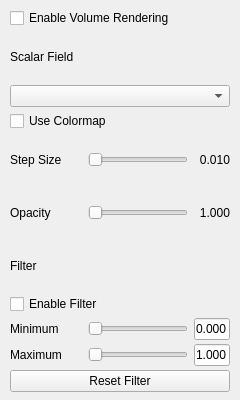
<?xml version="1.0" encoding="UTF-8"?>
<ui version="4.0">
 <class>VolumePage</class>
 <widget class="QWidget" name="VolumePage">
  <property name="geometry">
   <rect>
    <x>0</x>
    <y>0</y>
    <width>240</width>
    <height>400</height>
   </rect>
  </property>
   <layout class="QVBoxLayout" name="verticalLayout">
    <property name="spacing">
     <number>4</number>
    </property>
   <property name="leftMargin">
    <number>10</number>
   </property>
   <property name="topMargin">
    <number>8</number>
   </property>
   <property name="rightMargin">
    <number>10</number>
   </property>
   <property name="bottomMargin">
    <number>8</number>
   </property>
   <item>
    <widget class="QCheckBox" name="showVolumeCb">
     <property name="text">
      <string>Enable Volume Rendering</string>
     </property>
    </widget>
   </item>
   <item>
    <widget class="QWidget" name="optionsGroup" native="true">
      <layout class="QVBoxLayout" name="optionsLayout">
       <property name="spacing">
        <number>4</number>
       </property>
      <property name="leftMargin">
       <number>0</number>
      </property>
      <property name="topMargin">
       <number>0</number>
      </property>
      <property name="rightMargin">
       <number>0</number>
      </property>
      <property name="bottomMargin">
       <number>0</number>
      </property>
      <item>
       <widget class="QLabel" name="volumeFieldHeader">
        <property name="text">
         <string>Scalar Field</string>
        </property>
       </widget>
      </item>
      <item>
       <widget class="QComboBox" name="volumeFieldCombo"/>
      </item>
      <item>
       <widget class="QCheckBox" name="volumeUseCmapCb">
        <property name="text">
         <string>Use Colormap</string>
        </property>
       </widget>
      </item>
       <item>
        <layout class="QHBoxLayout" name="stepRow">
         <property name="spacing">
          <number>6</number>
         </property>
         <item>
          <widget class="QLabel" name="stepLabel">
           <property name="minimumSize">
            <size>
             <width>72</width>
             <height>0</height>
            </size>
           </property>
           <property name="maximumSize">
            <size>
             <width>72</width>
             <height>16777215</height>
            </size>
           </property>
           <property name="text">
            <string>Step Size</string>
           </property>
           <property name="alignment">
            <set>Qt::AlignmentFlag::AlignLeading|Qt::AlignmentFlag::AlignLeft|Qt::AlignmentFlag::AlignVCenter</set>
           </property>
          </widget>
         </item>
        <item>
         <widget class="QSlider" name="stepSlider">
          <property name="orientation">
           <enum>Qt::Orientation::Horizontal</enum>
          </property>
         </widget>
        </item>
        <item>
         <widget class="QLabel" name="stepValue">
          <property name="minimumSize">
           <size>
            <width>36</width>
            <height>0</height>
           </size>
          </property>
          <property name="maximumSize">
           <size>
            <width>36</width>
            <height>16777215</height>
           </size>
          </property>
          <property name="text">
           <string>0.010</string>
          </property>
          <property name="alignment">
           <set>Qt::AlignmentFlag::AlignRight|Qt::AlignmentFlag::AlignTrailing|Qt::AlignmentFlag::AlignVCenter</set>
          </property>
         </widget>
        </item>
       </layout>
      </item>
       <item>
        <layout class="QHBoxLayout" name="opacityRow">
         <property name="spacing">
          <number>6</number>
         </property>
         <item>
          <widget class="QLabel" name="opacityLabel">
           <property name="minimumSize">
            <size>
             <width>72</width>
             <height>0</height>
            </size>
           </property>
           <property name="maximumSize">
            <size>
             <width>72</width>
             <height>16777215</height>
            </size>
           </property>
           <property name="text">
            <string>Opacity</string>
           </property>
           <property name="alignment">
            <set>Qt::AlignmentFlag::AlignLeading|Qt::AlignmentFlag::AlignLeft|Qt::AlignmentFlag::AlignVCenter</set>
           </property>
          </widget>
         </item>
        <item>
         <widget class="QSlider" name="opacitySlider">
          <property name="orientation">
           <enum>Qt::Orientation::Horizontal</enum>
          </property>
         </widget>
        </item>
        <item>
         <widget class="QLabel" name="opacityValue">
          <property name="minimumSize">
           <size>
            <width>36</width>
            <height>0</height>
           </size>
          </property>
          <property name="maximumSize">
           <size>
            <width>36</width>
            <height>16777215</height>
           </size>
          </property>
          <property name="text">
           <string>1.000</string>
          </property>
          <property name="alignment">
           <set>Qt::AlignmentFlag::AlignRight|Qt::AlignmentFlag::AlignTrailing|Qt::AlignmentFlag::AlignVCenter</set>
          </property>
         </widget>
        </item>
       </layout>
       </item>
        <item>
         <widget class="QLabel" name="volumeFilterHeader">
          <property name="text">
           <string>Filter</string>
          </property>
         </widget>
        </item>
        <item>
         <widget class="QCheckBox" name="volumeFilterEnabledCb">
          <property name="text">
           <string>Enable Filter</string>
          </property>
         </widget>
        </item>
        <item>
         <layout class="QHBoxLayout" name="volumeFilterMinRow">
          <property name="spacing">
           <number>6</number>
          </property>
          <item>
           <widget class="QLabel" name="volumeFilterMinLabel">
            <property name="minimumSize">
             <size>
              <width>72</width>
              <height>0</height>
             </size>
            </property>
            <property name="maximumSize">
             <size>
              <width>72</width>
              <height>16777215</height>
             </size>
            </property>
            <property name="text">
             <string>Minimum</string>
            </property>
           </widget>
          </item>
          <item>
           <widget class="QSlider" name="volumeFilterMinSlider">
            <property name="orientation">
             <enum>Qt::Orientation::Horizontal</enum>
            </property>
           </widget>
          </item>
          <item>
           <widget class="QLineEdit" name="volumeFilterMinField">
            <property name="minimumSize">
             <size>
              <width>36</width>
              <height>0</height>
             </size>
            </property>
            <property name="maximumSize">
             <size>
              <width>36</width>
              <height>16777215</height>
             </size>
            </property>
            <property name="text">
             <string>0.000</string>
            </property>
           </widget>
          </item>
         </layout>
        </item>
        <item>
         <layout class="QHBoxLayout" name="volumeFilterMaxRow">
          <property name="spacing">
           <number>6</number>
          </property>
          <item>
           <widget class="QLabel" name="volumeFilterMaxLabel">
            <property name="minimumSize">
             <size>
              <width>72</width>
              <height>0</height>
             </size>
            </property>
            <property name="maximumSize">
             <size>
              <width>72</width>
              <height>16777215</height>
             </size>
            </property>
            <property name="text">
             <string>Maximum</string>
            </property>
           </widget>
          </item>
          <item>
           <widget class="QSlider" name="volumeFilterMaxSlider">
            <property name="orientation">
             <enum>Qt::Orientation::Horizontal</enum>
            </property>
           </widget>
          </item>
          <item>
           <widget class="QLineEdit" name="volumeFilterMaxField">
            <property name="minimumSize">
             <size>
              <width>36</width>
              <height>0</height>
             </size>
            </property>
            <property name="maximumSize">
             <size>
              <width>36</width>
              <height>16777215</height>
             </size>
            </property>
            <property name="text">
             <string>1.000</string>
            </property>
           </widget>
          </item>
         </layout>
        </item>
        <item>
         <widget class="QPushButton" name="volumeFilterResetBtn">
          <property name="text">
           <string>Reset Filter</string>
          </property>
         </widget>
        </item>
      </layout>
     </widget>
   </item>
   </layout>
 </widget>
 <resources/>
 <connections/>
</ui>
